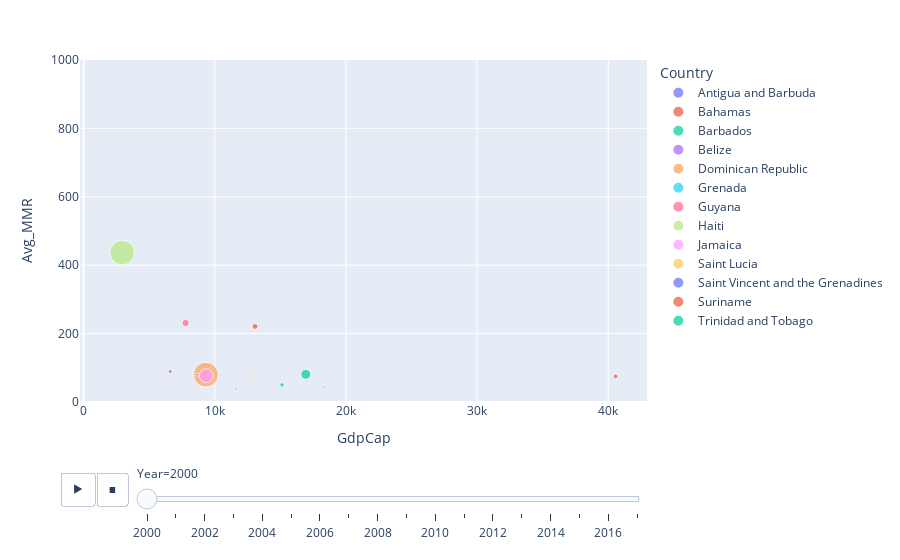

The code cell stored with this chart in its notebook:
### Markdown cell above
This is a choropleth map that shows the average MMR for major Caribbean Islands in the country trends data set. Mainland Caribbean countries were not included and Cuba was not included in the plot due to missing data. Most Caribbean countries have an MMR below the global averge of 158 deaths per 100000 births.

### Code cell
#Tracking Changes in  Maternal Mortality in the Region 
from Ctrends import Women_Gdp
Women_Gdp.show(figsize = (4, 3))

### Figure 1 — Plotly figure (JSON) as saved in the notebook; plotly's stock layout.template omitted (floating-point values rounded to 4 significant figures)
{"data": [{"hovertemplate": "<b>%{hovertext}</b><br><br>Country=Antigua and Barbuda<br>Year=2000<br>GdpCap=%{x}<br>Avg_MMR=%{y}<br>FemPop=%{marker.size}<extra></extra>", "hovertext": ["Antigua and Barbuda"], "ids": ["Antigua and Barbuda"], "legendgroup": "Antigua and Barbuda", "marker": {"color": "#636efa", "size": [39773], "sizemode": "area", "sizeref": 13680.0, "symbol": "circle"}, "mode": "markers", "name": "Antigua and Barbuda", "orientation": "v", "showlegend": true, "type": "scatter", "x": [18310.0], "xaxis": "x", "y": [44], "yaxis": "y"}, {"hovertemplate": "<b>%{hovertext}</b><br><br>Country=Bahamas<br>Year=2000<br>GdpCap=%{x}<br>Avg_MMR=%{y}<br>FemPop=%{marker.size}<extra></extra>", "hovertext": ["Bahamas"], "ids": ["Bahamas"], "legendgroup": "Bahamas", "marker": {"color": "#EF553B", "size": [166152], "sizemode": "area", "sizeref": 13680.0, "symbol": "circle"}, "mode": "markers", "name": "Bahamas", "orientation": "v", "showlegend": true, "type": "scatter", "x": [40570.0], "xaxis": "x", "y": [75], "yaxis": "y"}, {"hovertemplate": "<b>%{hovertext}</b><br><br>Country=Barbados<br>Year=2000<br>GdpCap=%{x}<br>Avg_MMR=%{y}<br>FemPop=%{marker.size}<extra></extra>", "hovertext": ["Barbados"], "ids": ["Barbados"], "legendgroup": "Barbados", "marker": {"color": "#00cc96", "size": [137803], "sizemode": "area", "sizeref": 13680.0, "symbol": "circle"}, "mode": "markers", "name": "Barbados", "orientation": "v", "showlegend": true, "type": "scatter", "x": [15120.0], "xaxis": "x", "y": [50], "yaxis": "y"}, {"hovertemplate": "<b>%{hovertext}</b><br><br>Country=Belize<br>Year=2000<br>GdpCap=%{x}<br>Avg_MMR=%{y}<br>FemPop=%{marker.size}<extra></extra>", "hovertext": ["Belize"], "ids": ["Belize"], "legendgroup": "Belize", "marker": {"color": "#ab63fa", "size": [118881], "sizemode": "area", "sizeref": 13680.0, "symbol": "circle"}, "mode": "markers", "name": "Belize", "orientation": "v", "showlegend": true, "type": "scatter", "x": [6599.0], "xaxis": "x", "y": [89], "yaxis": "y"}, {"hovertemplate": "<b>%{hovertext}</b><br><br>Country=Dominican Republic<br>Year=2000<br>GdpCap=%{x}<br>Avg_MMR=%{y}<br>FemPop=%{marker.size}<extra></extra>", "hovertext": ["Dominican Republic"], "ids": ["Dominican Republic"], "legendgroup": "Dominican Republic", "marker": {"color": "#FFA15A", "size": [4217358], "sizemode": "area", "sizeref": 13680.0, "symbol": "circle"}, "mode": "markers", "name": "Dominican Republic", "orientation": "v", "showlegend": true, "type": "scatter", "x": [9322.0], "xaxis": "x", "y": [80], "yaxis": "y"}, {"hovertemplate": "<b>%{hovertext}</b><br><br>Country=Grenada<br>Year=2000<br>GdpCap=%{x}<br>Avg_MMR=%{y}<br>FemPop=%{marker.size}<extra></extra>", "hovertext": ["Grenada"], "ids": ["Grenada"], "legendgroup": "Grenada", "marker": {"color": "#19d3f3", "size": [53417], "sizemode": "area", "sizeref": 13680.0, "symbol": "circle"}, "mode": "markers", "name": "Grenada", "orientation": "v", "showlegend": true, "type": "scatter", "x": [11610.0], "xaxis": "x", "y": [38], "yaxis": "y"}, {"hovertemplate": "<b>%{hovertext}</b><br><br>Country=Guyana<br>Year=2000<br>GdpCap=%{x}<br>Avg_MMR=%{y}<br>FemPop=%{marker.size}<extra></extra>", "hovertext": ["Guyana"], "ids": ["Guyana"], "legendgroup": "Guyana", "marker": {"color": "#FF6692", "size": [380564], "sizemode": "area", "sizeref": 13680.0, "symbol": "circle"}, "mode": "markers", "name": "Guyana", "orientation": "v", "showlegend": true, "type": "scatter", "x": [7776.0], "xaxis": "x", "y": [231], "yaxis": "y"}, {"hovertemplate": "<b>%{hovertext}</b><br><br>Country=Haiti<br>Year=2000<br>GdpCap=%{x}<br>Avg_MMR=%{y}<br>FemPop=%{marker.size}<extra></extra>", "hovertext": ["Haiti"], "ids": ["Haiti"], "legendgroup": "Haiti", "marker": {"color": "#B6E880", "size": [4210033], "sizemode": "area", "sizeref": 13680.0, "symbol": "circle"}, "mode": "markers", "name": "Haiti", "orientation": "v", "showlegend": true, "type": "scatter", "x": [2944.0], "xaxis": "x", "y": [437], "yaxis": "y"}, {"hovertemplate": "<b>%{hovertext}</b><br><br>Country=Jamaica<br>Year=2000<br>GdpCap=%{x}<br>Avg_MMR=%{y}<br>FemPop=%{marker.size}<extra></extra>", "hovertext": ["Jamaica"], "ids": ["Jamaica"], "legendgroup": "Jamaica", "marker": {"color": "#FF97FF", "size": [1318807], "sizemode": "area", "sizeref": 13680.0, "symbol": "circle"}, "mode": "markers", "name": "Jamaica", "orientation": "v", "showlegend": true, "type": "scatter", "x": [9345.0], "xaxis": "x", "y": [77], "yaxis": "y"}, {"hovertemplate": "<b>%{hovertext}</b><br><br>Country=Saint Lucia<br>Year=2000<br>GdpCap=%{x}<br>Avg_MMR=%{y}<br>FemPop=%{marker.size}<extra></extra>", "hovertext": ["Saint Lucia"], "ids": ["Saint Lucia"], "legendgroup": "Saint Lucia", "marker": {"color": "#FECB52", "size": [80688], "sizemode": "area", "sizeref": 13680.0, "symbol": "circle"}, "mode": "markers", "name": "Saint Lucia", "orientation": "v", "showlegend": true, "type": "scatter", "x": [12990.0], "xaxis": "x", "y": [86], "yaxis": "y"}, {"hovertemplate": "<b>%{hovertext}</b><br><br>Country=Saint Vincent and the Grenadines<br>Year=2000<br>GdpCap=%{x}<br>Avg_MMR=%{y}<br>FemPop=%{marker.size}<extra></extra>", "hovertext": ["Saint Vincent and the Grenadines"], "ids": ["Saint Vincent and the Grenadines"], "legendgroup": "Saint Vincent and the Grenadines", "marker": {"color": "#636efa", "size": [55836], "sizemode": "area", "sizeref": 13680.0, "symbol": "circle"}, "mode": "markers", "name": "Saint Vincent and the Grenadines", "orientation": "v", "showlegend": true, "type": "scatter", "x": [8647.0], "xaxis": "x", "y": [80], "yaxis": "y"}, {"hovertemplate": "<b>%{hovertext}</b><br><br>Country=Suriname<br>Year=2000<br>GdpCap=%{x}<br>Avg_MMR=%{y}<br>FemPop=%{marker.size}<extra></extra>", "hovertext": ["Suriname"], "ids": ["Suriname"], "legendgroup": "Suriname", "marker": {"color": "#EF553B", "size": [238166], "sizemode": "area", "sizeref": 13680.0, "symbol": "circle"}, "mode": "markers", "name": "Suriname", "orientation": "v", "showlegend": true, "type": "scatter", "x": [13070.0], "xaxis": "x", "y": [221], "yaxis": "y"}, {"hovertemplate": "<b>%{hovertext}</b><br><br>Country=Trinidad and Tobago<br>Year=2000<br>GdpCap=%{x}<br>Avg_MMR=%{y}<br>FemPop=%{marker.size}<extra></extra>", "hovertext": ["Trinidad and Tobago"], "ids": ["Trinidad and Tobago"], "legendgroup": "Trinidad and Tobago", "marker": {"color": "#00cc96", "size": [672559], "sizemode": "area", "sizeref": 13680.0, "symbol": "circle"}, "mode": "markers", "name": "Trinidad and Tobago", "orientation": "v", "showlegend": true, "type": "scatter", "x": [16940.0], "xaxis": "x", "y": [81], "yaxis": "y"}], "layout": {"legend": {"itemsizing": "constant", "title": {"text": "Country"}, "tracegroupgap": 0}, "margin": {"t": 60}, "sliders": [{"active": 0, "currentvalue": {"prefix": "Year="}, "len": 0.9, "pad": {"b": 10, "t": 60}, "steps": [{"args": [["2000"], {"frame": {"duration": 0, "redraw": false}, "fromcurrent": true, "mode": "immediate", "transition": {"duration": 0, "easing": "linear"}}], "label": "2000", "method": "animate"}, {"args": [["2001"], {"frame": {"duration": 0, "redraw": false}, "fromcurrent": true, "mode": "immediate", "transition": {"duration": 0, "easing": "linear"}}], "label": "2001", "method": "animate"}, {"args": [["2002"], {"frame": {"duration": 0, "redraw": false}, "fromcurrent": true, "mode": "immediate", "transition": {"duration": 0, "easing": "linear"}}], "label": "2002", "method": "animate"}, {"args": [["2003"], {"frame": {"duration": 0, "redraw": false}, "fromcurrent": true, "mode": "immediate", "transition": {"duration": 0, "easing": "linear"}}], "label": "2003", "method": "animate"}, {"args": [["2004"], {"frame": {"duration": 0, "redraw": false}, "fromcurrent": true, "mode": "immediate", "transition": {"duration": 0, "easing": "linear"}}], "label": "2004", "method": "animate"}, {"args": [["2005"], {"frame": {"duration": 0, "redraw": false}, "fromcurrent": true, "mode": "immediate", "transition": {"duration": 0, "easing": "linear"}}], "label": "2005", "method": "animate"}, {"args": [["2006"], {"frame": {"duration": 0, "redraw": false}, "fromcurrent": true, "mode": "immediate", "transition": {"duration": 0, "easing": "linear"}}], "label": "2006", "method": "animate"}, {"args": [["2007"], {"frame": {"duration": 0, "redraw": false}, "fromcurrent": true, "mode": "immediate", "transition": {"duration": 0, "easing": "linear"}}], "label": "2007", "method": "animate"}, {"args": [["2008"], {"frame": {"duration": 0, "redraw": false}, "fromcurrent": true, "mode": "immediate", "transition": {"duration": 0, "easing": "linear"}}], "label": "2008", "method": "animate"}, {"args": [["2009"], {"frame": {"duration": 0, "redraw": false}, "fromcurrent": true, "mode": "immediate", "transition": {"duration": 0, "easing": "linear"}}], "label": "2009", "method": "animate"}, {"args": [["2010"], {"frame": {"duration": 0, "redraw": false}, "fromcurrent": true, "mode": "immediate", "transition": {"duration": 0, "easing": "linear"}}], "label": "2010", "method": "animate"}, {"args": [["2011"], {"frame": {"duration": 0, "redraw": false}, "fromcurrent": true, "mode": "immediate", "transition": {"duration": 0, "easing": "linear"}}], "label": "2011", "method": "animate"}, {"args": [["2012"], {"frame": {"duration": 0, "redraw": false}, "fromcurrent": true, "mode": "immediate", "transition": {"duration": 0, "easing": "linear"}}], "label": "2012", "method": "animate"}, {"args": [["2013"], {"frame": {"duration": 0, "redraw": false}, "fromcurrent": true, "mode": "immediate", "transition": {"duration": 0, "easing": "linear"}}], "label": "2013", "method": "animate"}, {"args": [["2014"], {"frame": {"duration": 0, "redraw": false}, "fromcurrent": true, "mode": "immediate", "transition": {"duration": 0, "easing": "linear"}}], "label": "2014", "method": "animate"}, {"args": [["2015"], {"frame": {"duration": 0, "redraw": false}, "fromcurrent": true, "mode": "immediate", "transition": {"duration": 0, "easing": "linear"}}], "label": "2015", "method": "animate"}, {"args": [["2016"], {"frame": {"duration": 0, "redraw": false}, "fromcurrent": true, "mode": "immediate", "transition": {"duration": 0, "easing": "linear"}}], "label": "2016", "method": "animate"}, {"args": [["2017"], {"frame": {"duration": 0, "redraw": false}, "fromcurrent": true, "mode": "immediate", "transition": {"duration": 0, "easing": "linear"}}], "label": "2017", "method": "animate"}], "x": 0.1, "xanchor": "left", "y": 0, "yanchor": "top"}], "updatemenus": [{"buttons": [{"args": [null, {"frame": {"duration": 500, "redraw": false}, "fromcurrent": true, "mode": "immediate", "transition": {"duration": 500, "easing": "linear"}}], "label": "&#9654;", "method": "animate"}, {"args": [[null], {"frame": {"duration": 0, "redraw": false}, "fromcurrent": true, "mode": "immediate", "transition": {"duration": 0, "easing": "linear"}}], "label": "&#9724;", "method": "animate"}], "direction": "left", "pad": {"r": 10, "t": 70}, "showactive": false, "type": "buttons", "x": 0.1, "xanchor": "right", "y": 0, "yanchor": "top"}], "xaxis": {"anchor": "y", "domain": [0, 1], "title": {"text": "GdpCap"}}, "yaxis": {"anchor": "x", "domain": [0, 1], "range": [0, 1000], "title": {"text": "Avg_MMR"}}}}
